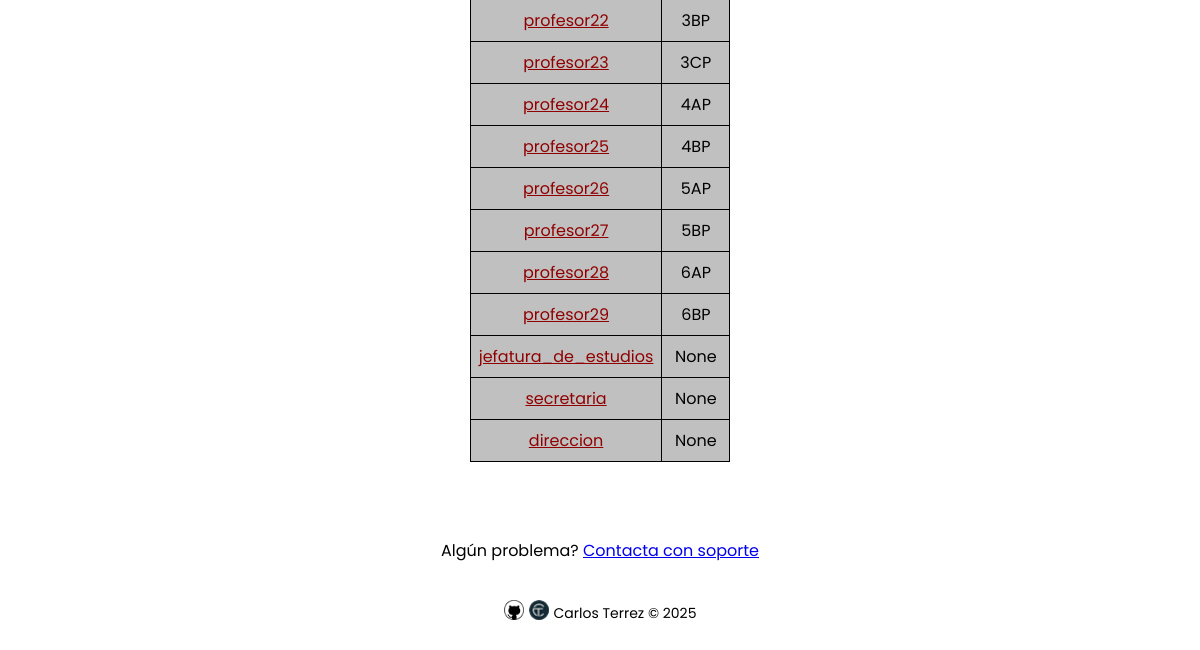
Before: /teachers_list/ (signed in, lower part) with the older database file.
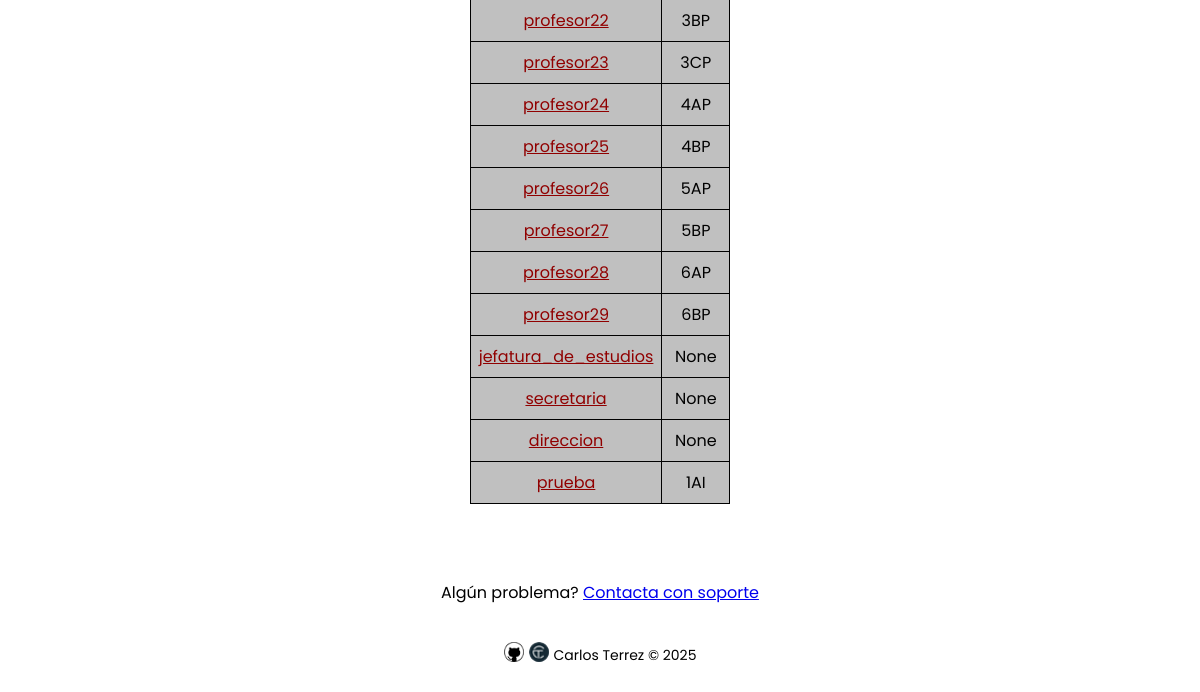
After: the same page with the newer database file.
### core/models.py (models this page shows, shortened)
class User(AbstractBaseUser, PermissionsMixin):
    name = models.CharField(
        gettext_lazy("first_name"), max_length=30, blank=False, null=False
    )
    lastname = models.CharField(
        gettext_lazy("last_name"), max_length=30, blank=False, null=False
    )
    alumns_group = models.CharField(
        gettext_lazy("alumns_group"), choices=GROUP_CHOICES, max_length=10, blank=True, null=True
    )
    email = models.EmailField(gettext_lazy("email_address"), unique=True)
    date_joined = models.DateTimeField(gettext_lazy("date_joined"), auto_now_add=True)
    uuid = models.UUIDField(unique=True, default=uuid.uuid4, editable=False)
    is_staff = models.BooleanField(
        gettext_lazy("staff status"),
        default=False,
        help_text=gettext_lazy(
            "Designates wheter the user can log into this admin site."
        ),
    )
    is_active = models.BooleanField(gettext_lazy("active"), default=True)
    objects = UserManager()
    USERNAME_FIELD = "email"
    REQUIRED_FIELDS = ["name", "lastname"]
    class Meta:
        verbose_name = gettext_lazy("user")
        verbose_name_plural = gettext_lazy("users")
    @property
    def full_name(self):
        full_name = f"{self.name} {self.lastname}"
        return full_name.strip()
    def __str__(self):
        return self.full_name

### core/views.py (the view)
# urls.py: path('teachers_list/', TeachersList.as_view(), name = "teachers_list"),
class TeachersList(LoginRequiredMixin, ListView):
    model = User
    context_object_name = "teachers_list"
    template_name = 'core/teachers_list.html'
    def get_queryset(self):
        queryset = super().get_queryset()
        searched_value = self.request.GET.get('find_area', '').strip()
        if searched_value:
            queryset = queryset.filter(username__icontains=searched_value)
        return queryset

### core/templates/core/teachers_list.html (shortened to what this page needs)
{% extends 'core/base.html' %}
{% load static %}
{% block content %}
  <head>
  </head>
  <body>
    <br>
    <br>
    <div class="flex-container">
      <table class="table table-bordered border-dark">
      <tbody>
      {% for teacher in teachers_list %}
        {% if teacher.name != "admin" %}
          <tr class="table-secondary">
            <td><a href="{% url 'user' teacher.id %}" class="user-link">{{ teacher.name }}</a></td>
            <td>{{ teacher.alumns_group }}</td>
          </tr>
        {% endif %}
      {% endfor %}
      </tbody>
    </table>
  </div>
  </body>
{% endblock content %}

Changed rows visible on the page:
added User: name "prueba", alumns_group "1AI"
